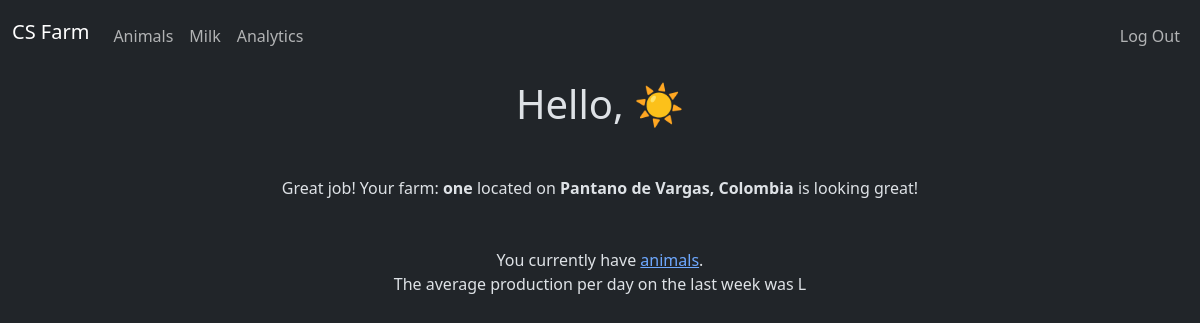
Screenshot of /farm (signed in) with the database file from the repository.
### tables this page shows
CREATE TABLE farms (farm_id INTEGER PRIMARY KEY AUTOINCREMENT NOT NULL, user_id INTEGER, name TEXT NOT NULL, country TEXT, location TEXT, created_at TEXT, FOREIGN KEY (user_id) REFERENCES users (id));

### app.py (the view, shortened to what this page needs)
@requires_login
@app.route("/farm", methods=["GET", "POST"])
def farm():
    db = connection()
    user_id = session["user_id"]
    if request.method == "GET":
        row = db.execute(
            "SELECT * from farms where user_id = (?)", (user_id,)).fetchone()
        if row is None:
            countries = []
            with open("countries.txt") as file:
                for line in file.readlines():
                    countries.append(line.strip())
            return render_template("farm_new.html", countries=countries)
        farm = Farm(row)
        return render_template("farm.html", farm=farm)

### database.py (called while the page is built)
def connection() -> sqlite3.Connection:
    con = sqlite3.connect(__db_url)
    con.row_factory = sqlite3.Row
    return con

### templates/farm.html (shortened to what this page needs)
{% extends "base.html" %}
{% block main %}
<div>
	<h1>Hello, {{ username }} ☀️  </h1>
</div>
<div class="container mt-5">
	<p>Great job! Your farm: <b>{{ farm.name }} </b>
	located on <b>{{ farm.location }}, {{ farm.country }}</b>
	is looking great!</p>
</div>
<div class="container mt-5">
	<p>You currently have <b>{{ animals_count }} </b> <a href="/animals">animals</a>. <br/>The average production per day on the last week was <b>{{ avg_prod }}</b>L </p>
</div>
{% endblock %}

### rows the page displays
farms: name "one", location "Pantano de Vargas", country "Colombia"
